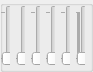
   <widget class="QGroupBox" name="groupBoxFReverb">
    <property name="geometry">
     <rect>
      <x>110</x>
      <y>430</y>
      <width>93</width>
      <height>72</height>
     </rect>
    </property>
    <property name="title">
     <string/>
    </property>
    <widget class="QWidget" name="horizontalLayoutWidget_2">
     <property name="geometry">
      <rect>
       <x>0</x>
       <y>0</y>
       <width>91</width>
       <height>71</height>
      </rect>
     </property>
     <layout class="QHBoxLayout" name="horizontalLayoutReverbSlider" stretch="1,1,1,1,1,1">
      <property name="spacing">
       <number>5</number>
      </property>
      <property name="leftMargin">
       <number>0</number>
      </property>
      <property name="topMargin">
       <number>0</number>
      </property>
      <property name="rightMargin">
       <number>0</number>
      </property>
      <property name="bottomMargin">
       <number>0</number>
      </property>
      <item>
       <widget class="QSlider" name="verticalSliderReverbfDryMix">
        <property name="minimumSize">
         <size>
          <width>10</width>
          <height>61</height>
         </size>
        </property>
        <property name="maximumSize">
         <size>
          <width>10</width>
          <height>61</height>
         </size>
        </property>
        <property name="sizeIncrement">
         <size>
          <width>10</width>
          <height>61</height>
         </size>
        </property>
        <property name="baseSize">
         <size>
          <width>10</width>
          <height>61</height>
         </size>
        </property>
        <property name="toolTip">
         <string>&lt;html&gt;&lt;head/&gt;&lt;body&gt;&lt;p&gt;Dry&lt;/p&gt;&lt;/body&gt;&lt;/html&gt;</string>
        </property>
        <property name="value">
         <number>0</number>
        </property>
        <property name="orientation">
         <enum>Qt::Vertical</enum>
        </property>
        <property name="tickPosition">
         <enum>QSlider::TicksAbove</enum>
        </property>
        <property name="tickInterval">
         <number>100</number>
        </property>
       </widget>
      </item>
      <item>
       <widget class="QSlider" name="verticalSliderReverbfWetMix">
        <property name="minimumSize">
         <size>
          <width>10</width>
          <height>61</height>
         </size>
        </property>
        <property name="maximumSize">
         <size>
          <width>10</width>
          <height>61</height>
         </size>
        </property>
        <property name="sizeIncrement">
         <size>
          <width>10</width>
          <height>61</height>
         </size>
        </property>
        <property name="baseSize">
         <size>
          <width>10</width>
          <height>61</height>
         </size>
        </property>
        <property name="toolTip">
         <string>&lt;html&gt;&lt;head/&gt;&lt;body&gt;&lt;p&gt;Wet&lt;/p&gt;&lt;/body&gt;&lt;/html&gt;</string>
        </property>
        <property name="orientation">
         <enum>Qt::Vertical</enum>
        </property>
        <property name="tickPosition">
         <enum>QSlider::TicksAbove</enum>
        </property>
        <property name="tickInterval">
         <number>300</number>
        </property>
       </widget>
      </item>
      <item>
       <widget class="QSlider" name="verticalSliderReverbRoomSize">
        <property name="minimumSize">
         <size>
          <width>10</width>
          <height>61</height>
         </size>
        </property>
        <property name="maximumSize">
         <size>
          <width>10</width>
          <height>61</height>
         </size>
        </property>
        <property name="sizeIncrement">
         <size>
          <width>10</width>
          <height>61</height>
         </size>
        </property>
        <property name="baseSize">
         <size>
          <width>10</width>
          <height>61</height>
         </size>
        </property>
        <property name="toolTip">
         <string>&lt;html&gt;&lt;head/&gt;&lt;body&gt;&lt;p&gt;Площадь&lt;/p&gt;&lt;/body&gt;&lt;/html&gt;</string>
        </property>
        <property name="orientation">
         <enum>Qt::Vertical</enum>
        </property>
        <property name="tickPosition">
         <enum>QSlider::TicksAbove</enum>
        </property>
        <property name="tickInterval">
         <number>100</number>
        </property>
       </widget>
      </item>
      <item>
       <widget class="QSlider" name="verticalSliderReverbDamp">
        <property name="minimumSize">
         <size>
          <width>10</width>
          <height>61</height>
         </size>
        </property>
        <property name="maximumSize">
         <size>
          <width>10</width>
          <height>61</height>
         </size>
        </property>
        <property name="sizeIncrement">
         <size>
          <width>10</width>
          <height>61</height>
         </size>
        </property>
        <property name="baseSize">
         <size>
          <width>10</width>
          <height>61</height>
         </size>
        </property>
        <property name="toolTip">
         <string>&lt;html&gt;&lt;head/&gt;&lt;body&gt;&lt;p&gt;Затухание&lt;/p&gt;&lt;/body&gt;&lt;/html&gt;</string>
        </property>
        <property name="orientation">
         <enum>Qt::Vertical</enum>
        </property>
        <property name="tickPosition">
         <enum>QSlider::TicksAbove</enum>
        </property>
        <property name="tickInterval">
         <number>100</number>
        </property>
       </widget>
      </item>
      <item>
       <widget class="QSlider" name="verticalSliderReverbWidth">
        <property name="minimumSize">
         <size>
          <width>10</width>
          <height>61</height>
         </size>
        </property>
        <property name="maximumSize">
         <size>
          <width>10</width>
          <height>61</height>
         </size>
        </property>
        <property name="sizeIncrement">
         <size>
          <width>10</width>
          <height>61</height>
         </size>
        </property>
        <property name="baseSize">
         <size>
          <width>10</width>
          <height>61</height>
         </size>
        </property>
        <property name="toolTip">
         <string>&lt;html&gt;&lt;head/&gt;&lt;body&gt;&lt;p&gt;Ширина стерео&lt;/p&gt;&lt;/body&gt;&lt;/html&gt;</string>
        </property>
        <property name="orientation">
         <enum>Qt::Vertical</enum>
        </property>
        <property name="tickPosition">
         <enum>QSlider::TicksAbove</enum>
        </property>
        <property name="tickInterval">
         <number>100</number>
        </property>
       </widget>
      </item>
      <item>
       <widget class="QSlider" name="verticalSliderRevebMode">
        <property name="minimumSize">
         <size>
          <width>10</width>
          <height>61</height>
         </size>
        </property>
        <property name="maximumSize">
         <size>
          <width>10</width>
          <height>61</height>
         </size>
        </property>
        <property name="sizeIncrement">
         <size>
          <width>10</width>
          <height>61</height>
         </size>
        </property>
        <property name="baseSize">
         <size>
          <width>10</width>
          <height>61</height>
         </size>
        </property>
        <property name="toolTip">
         <string>&lt;html&gt;&lt;head/&gt;&lt;body&gt;&lt;p&gt;Режим&lt;/p&gt;&lt;/body&gt;&lt;/html&gt;</string>
        </property>
        <property name="orientation">
         <enum>Qt::Vertical</enum>
        </property>
        <property name="tickPosition">
         <enum>QSlider::TicksAbove</enum>
        </property>
        <property name="tickInterval">
         <number>1</number>
        </property>
       </widget>
      </item>
     </layout>
    </widget>
   </widget>
